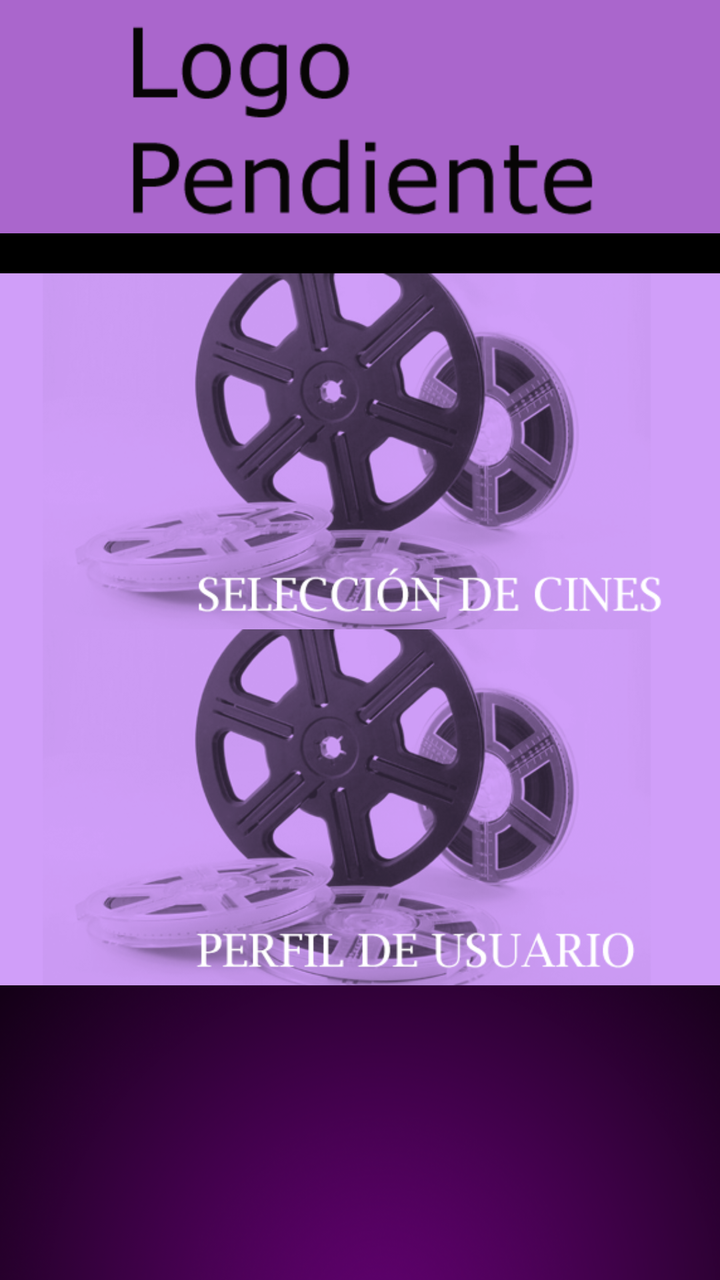
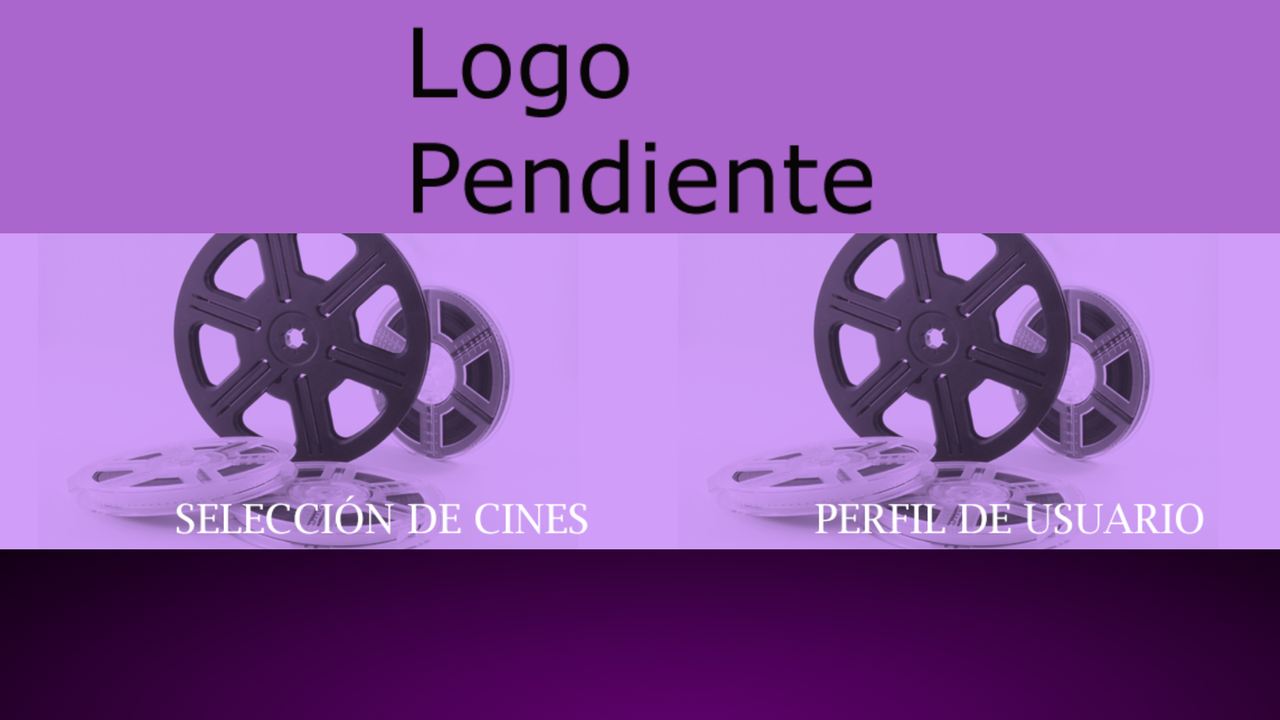

Compare how this app lays out the same screen by default and in its alternative resource folder. The renders come first, then the two layout files and the values they reference.
<!-- AndroidManifest.xml: application theme MyMaterialTheme -->
<!-- res/layout/main.xml -->
<?xml version="1.0" encoding="utf-8"?>
<LinearLayout xmlns:android="http://schemas.android.com/apk/res/android"
    android:id="@+id/out"
    android:layout_width="match_parent"
    android:layout_height="match_parent"
    android:orientation="vertical"
    android:clipToPadding="false"
    android:background="@drawable/fondo"

    >

    

    <include
        android:id="@+id/toolbar"
        layout="@layout/toolbar" />
    
    <ImageView
        android:id="@+id/btnAR"
        android:layout_width="match_parent"
        android:layout_height="wrap_content"
        android:paddingTop="20dp"


        android:adjustViewBounds="true"
        android:src="@drawable/cines"
        android:scaleType="centerCrop"
        />

    <ImageView
        android:id="@+id/btnPerfil"
        android:layout_width="match_parent"
        android:layout_height="wrap_content"
        android:adjustViewBounds="true"
        android:src="@drawable/perfil"
        android:scaleType="centerCrop"

        />

    <TextView
        android:id="@+id/textNombre"
        android:layout_width="match_parent"
        android:layout_height="wrap_content"
        android:gravity="center_horizontal"
        android:shadowColor="#5000"
        android:shadowDx="2"
        android:shadowDy="2"
        android:shadowRadius="3"
        android:textSize="18sp"
        android:textStyle="bold"
        android:typeface="serif"
        android:paddingTop="5dp"
        android:textColor="#FFF"/>



</LinearLayout>
<!-- res/layout/toolbar.xml (included above) -->
<?xml version="1.0" encoding="utf-8"?>
<android.support.v7.widget.Toolbar
    xmlns:android="http://schemas.android.com/apk/res/android"
    xmlns:local ="http://schemas.android.com/apk/res-auto"
    android:id="@+id/toolbar"
    android:layout_width="match_parent"
    android:layout_height="wrap_content"
    android:minHeight="?attr/actionBarSize"
    android:background="?attr/colorPrimary"
    local:theme="@style/ThemeOverlay.AppCompat.Light">

    <ImageView
        android:id="@+id/ImageView1"
        android:layout_width="fill_parent"
        android:layout_height="wrap_content"
        android:scaleType="fitCenter"
        android:src="@drawable/logo" />

</android.support.v7.widget.Toolbar>
<!-- resources referenced by this layout -->
<resources>
  <!-- drawable cines: png bitmap (drawable-hdpi, 126561 bytes) -->
  <!-- drawable fondo: png bitmap (drawable-hdpi, 80081 bytes) -->
  <!-- drawable logo: png bitmap (drawable-hdpi, 5678 bytes) -->
  <!-- drawable perfil: png bitmap (drawable-hdpi, 125636 bytes) -->
  <style name="MyMaterialTheme" parent="MyMaterialTheme.Base">
  
      </style>
  <style name="MyMaterialTheme.Base" parent="Base.Theme.AppCompat.Light.DarkActionBar">
          <item name="windowNoTitle">true</item>
          <item name="windowActionBar">false</item>
          <item name="colorPrimary">@color/colorPrimary</item>
          <item name="colorPrimaryDark">@color/colorPrimaryDark</item>
      </style>
  <color name="colorPrimary">#AA66CC</color>
  <color name="colorPrimaryDark">#9966CC</color>
</resources>
<!-- res/layout-land/main.xml (the repository's variant of the layout above) -->
<!-- drawn on the phone turned sideways -->
<?xml version="1.0" encoding="utf-8"?>
<LinearLayout xmlns:android="http://schemas.android.com/apk/res/android"
    android:id="@+id/out"
    android:layout_width="match_parent"
    android:layout_height="match_parent"
    android:orientation="vertical"
    android:clipToPadding="false"
    android:background="@drawable/fondo"

    >

    

    <include
        android:id="@+id/toolbar"
        layout="@layout/toolbar" />



    <LinearLayout
        android:layout_width="match_parent"
        android:layout_height="wrap_content"
        android:orientation="horizontal">

        <ImageView
            android:id="@+id/btnAR"
            android:layout_width="0dp"
            android:layout_weight="1"
            android:layout_height="wrap_content"
            android:adjustViewBounds="true"
            android:src="@drawable/cines"
            android:scaleType="centerCrop"
            />

        <ImageView
            android:id="@+id/btnPerfil"
            android:layout_width="0dp"
            android:layout_weight="1"
            android:layout_height="wrap_content"
            android:adjustViewBounds="true"
            android:src="@drawable/perfil"
            android:scaleType="centerCrop"
            />

</LinearLayout>

    <TextView
        android:id="@+id/textNombre"
        android:layout_width="match_parent"
        android:layout_height="wrap_content"
        android:gravity="center_horizontal"
        android:shadowColor="#5000"
        android:shadowDx="2"
        android:shadowDy="2"
        android:shadowRadius="3"
        android:textSize="18sp"
        android:textStyle="bold"
        android:typeface="serif"
        android:paddingTop="5dp"
        android:textColor="#FFF"/>



</LinearLayout>
